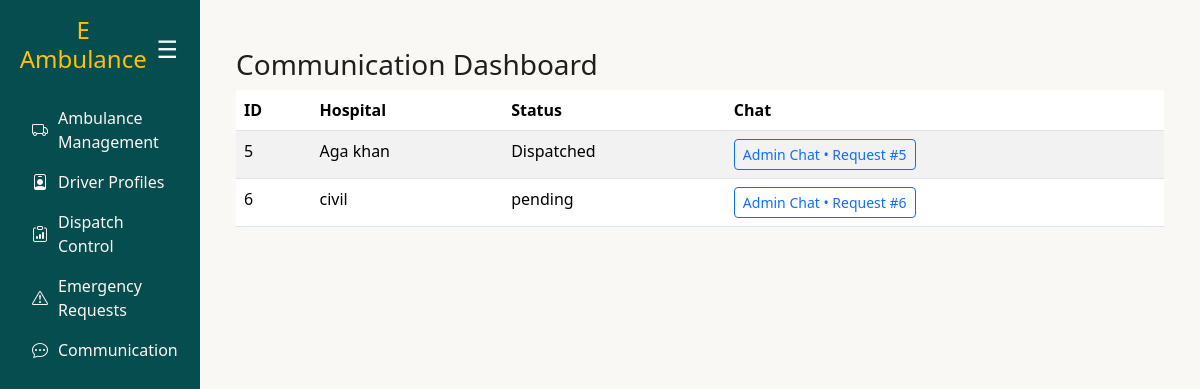
The page /communication/ (signed in) on the database its author committed.
### ambulance/models.py (models this page shows, shortened)
class EmergencyRequest(models.Model):
    user = models.ForeignKey(User, on_delete=models.CASCADE)
    ambulance = models.ForeignKey(Ambulance, on_delete=models.CASCADE, null=True, blank=True)
    request_time = models.DateTimeField(auto_now_add=True)  # already hai
    expiry_time = models.DateTimeField(null=True, blank=True)
    created_at = models.DateTimeField(auto_now_add=True)  # 👈 yeh add karo
    status = models.CharField(
        max_length=20,
        choices=[
            ('pending', 'Pending'),
            ('accepted', 'Accepted'),
            ('completed', 'Completed'),
            ('expired', 'Expired'),
        ],
        default='pending'
    )
    pickup_address = models.CharField(max_length=255, null=True, blank=True)
    hospital_name = models.CharField(max_length=255, null=True, blank=True)
    hospital_address = models.CharField(max_length=255, null=True, blank=True)
    request_type = models.CharField(
        max_length=50,
        choices=[('emergency', 'Emergency'), ('normal', 'Normal')],
        default='emergency'
    )

### ambulance/views.py (the view)
# urls.py: path("communication/", views.communication_dashboard, name="communication_dashboard"),
def communication_dashboard(request):
    user_id = request.session.get("user_id")
    if not user_id:
        return redirect("login")
    try:
        current_user = User.objects.get(pk=user_id)
    except User.DoesNotExist:
        return redirect("login")
    requests = EmergencyRequest.objects.all()
    return render(request, "communication_dashboard.html", {"requests": requests, "user": current_user})

### ambulance/templates/communication_dashboard.html
{% extends "base.html" %}
{% block content %}
<div class="container mt-4">
  <h3>Communication Dashboard</h3>
  <table class="table table-striped">
    <thead>
      <tr>
        <th>ID</th>
        <th>Hospital</th>
        <th>Status</th>
        <th>Chat</th>
      </tr>
    </thead>
    <tbody>
      {% for req in requests %}
        <tr>
          <td>{{ req.id }}</td>
          <td>{{ req.hospital_name }}</td>
          <td>{{ req.status }}</td>
          <td>
            <a href="{% url 'admin_chat' req.id %}" class="btn btn-sm btn-outline-primary">
              Admin Chat • Request #{{ req.id }}
            </a>
          </td>
        </tr>
      {% empty %}
        <tr><td colspan="4">No requests found.</td></tr>
      {% endfor %}
    </tbody>
  </table>
</div>
{% endblock %}

### ambulance/templates/base.html (style rules this page uses)
:root { --brand:#cc924f; --brand-ink:#1a0c0c; --ink:#1f1f1f; --muted:#6b6b6b; --bg:#faf8f5; --card:#ffffff; --ring: rgba(204,146,79,.35); }
body { overflow-x: hidden; background: var(--bg); color: var(--ink); }

### rows shown on the page
EmergencyRequest: id "5", hospital_name "Aga khan", status "Dispatched"
EmergencyRequest: id "6", hospital_name "civil", status "pending"
